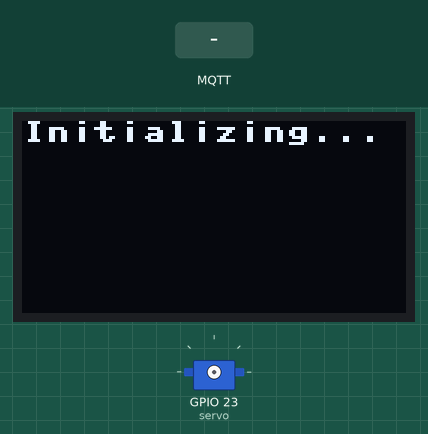
The program below on a simulated ESP32 board running MicroPython. On the bench: 128×64 one-colour display, servo. The test bench sets the inputs (shaded band). WiFi joins after 1.5 s; no MQTT or app messages arrive unless stated; servo angles are drawn from the pulse width (0.5 ms = 0°, 2.5 ms = 180°); the clock reads 2024-03-15 10:24:30 at power-on unless the program sets it; library files of the repository ran but are not shown: ssd1306.py; what the program prints to the serial console is not drawn.

Above: at 1.6 s.
At 4.9 s:
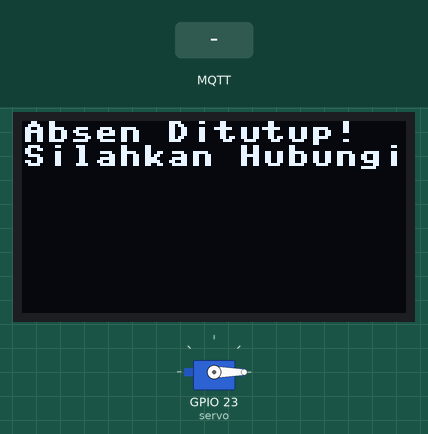
5.0 s: MQTT message "OPEN" arrives on the first subscribed topic
At 5.5 s:
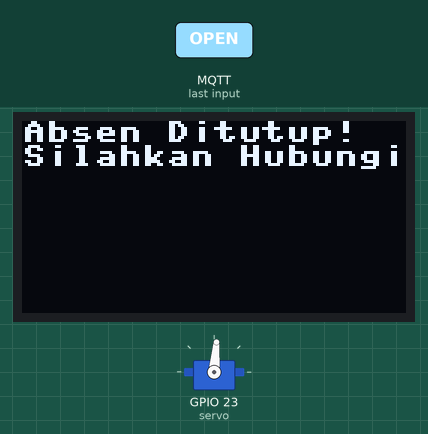
6.5 s: MQTT message "CLOSE" arrives on the first subscribed topic
At 8.0 s:
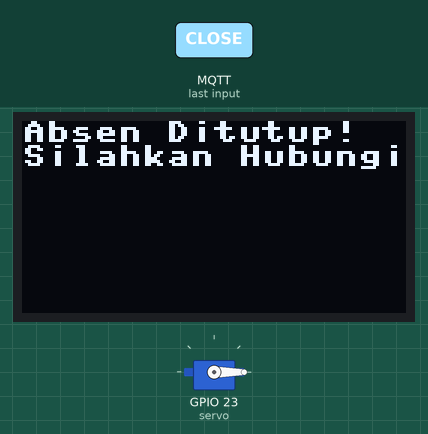
Timing chart, 0 to 9.5 s (numbered marks = the images above; inputs shaded):
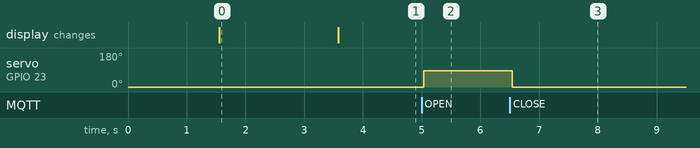

The program:

esp32.py
```python
from machine import Pin, PWM, I2C
from ssd1306 import SSD1306_I2C
import utime
import network
import umqtt.simple

# Konfigurasi WiFi
WIFI_SSID = "ssid"  # Ganti dengan SSID WiFi Anda
WIFI_PASSWORD = "password"  # Ganti dengan kata sandi WiFi Anda

# Konfigurasi MQTT
MQTT_BROKER = "broker.emqx.io"
MQTT_PORT = 1883
MQTT_CLIENT_ID = "esp32_door"
MQTT_TOPIC_DOOR = "lintas_alam/door"
MQTT_TOPIC_OLED = "lintas_alam/oled"

# Konfigurasi Servo
SERVO_PIN = 23
servo = PWM(Pin(SERVO_PIN), freq=50)  # Frekuensi 50Hz

# Konfigurasi OLED
I2C_SDA = 21
I2C_SCL = 22
i2c = I2C(1, scl=Pin(I2C_SCL), sda=Pin(I2C_SDA))
OLED_WIDTH = 128
OLED_HEIGHT = 64
oled = SSD1306_I2C(OLED_WIDTH, OLED_HEIGHT, i2c)

# Konfigurasi sudut servo
# - CLOSE_ANGLE: Sudut saat pintu tertutup (default: 0°)
# - OPEN_ANGLE: Sudut saat pintu terbuka (default: 90°, ke kiri relatif terhadap 0°)
# Jika arah terbalik, tukar nilai (misalnya, CLOSE_ANGLE = 90, OPEN_ANGLE = 0)
CLOSE_ANGLE = 0
OPEN_ANGLE = 90

# Fungsi untuk mengatur sudut servo
def set_servo_angle(angle):
    angle = max(0, min(180, angle))  # Batasi sudut antara 0° dan 180°
    pulse_width = 500 + (1900 * angle // 180)  # 500us (0°) hingga 2400us (180°)
    duty = int(pulse_width * 1023 // 20000)  # Skala ke duty cycle
    servo.duty(duty)
    print("Servo set to:", angle, "degrees")

# Fungsi untuk menampilkan teks di OLED
def display_text(text):
    oled.fill(0)
    lines = text.split('\n')
    y = 0
    for line in lines:
        if y < OLED_HEIGHT - 8:
            oled.text(line[:16], 0, y)  # Maks 16 karakter per baris
            y += 8
    oled.show()
    print("OLED displaying:", text)

# Fungsi untuk menghubungkan WiFi
def connect_wifi():
    wlan = network.WLAN(network.STA_IF)
    wlan.active(True)
    if not wlan.isconnected():
        print("Connecting to WiFi...")
        wlan.connect(WIFI_SSID, WIFI_PASSWORD)
        timeout = 10
        start = utime.time()
        while not wlan.isconnected():
            if utime.time() - start > timeout:
                print("WiFi connection timeout")
                return False
            utime.sleep_ms(500)
    print("WiFi connected:", wlan.ifconfig())
    return True

# Callback MQTT saat pesan diterima
def on_message(topic, msg):
    topic_str = topic.decode()
    message = msg.decode()
    print(f"Received on {topic_str}: {message}")
    if topic_str == MQTT_TOPIC_DOOR:
        if message == "OPEN":
            set_servo_angle(OPEN_ANGLE)  # Pintu terbuka (ke kiri)
        elif message == "CLOSE":
            set_servo_angle(CLOSE_ANGLE)  # Pintu tertutup
    elif topic_str == MQTT_TOPIC_OLED:
        display_text(message)

# Inisialisasi MQTT
def init_mqtt():
    try:
        client = umqtt.simple.MQTTClient(MQTT_CLIENT_ID, MQTT_BROKER, port=MQTT_PORT)
        client.set_callback(on_message)
        client.connect()
        client.subscribe(MQTT_TOPIC_DOOR)
        client.subscribe(MQTT_TOPIC_OLED)
        print("Connected to MQTT broker")
        return client
    except Exception as e:
        print("MQTT connection failed:", e)
        return None

# Main program
def main():
    # Hubungkan WiFi
    if not connect_wifi():
        display_text("WiFi Failed")
        while True:
            utime.sleep(1)

    # Inisialisasi OLED
    display_text("Initializing...")
    utime.sleep_ms(2000)

    # Inisialisasi Servo
    set_servo_angle(CLOSE_ANGLE)  # Pintu tertutup saat start
    display_text("Absen Ditutup!\nSilahkan Hubungi Dosen!")

    # Inisialisasi MQTT
    client = init_mqtt()
    if client is None:
        display_text("MQTT Failed")
        while True:
            utime.sleep(1)

    # Loop utama
    while True:
        try:
            client.check_msg()  # Periksa pesan MQTT
            utime.sleep_ms(100)
        except Exception as e:
            print("MQTT error:", e)
            client.disconnect()
            client = init_mqtt()
            if client is None:
                display_text("MQTT Failed")
                utime.sleep(5)
                display_text("Absen Ditutup!\nSilahkan Hubungi Dosen!")

if __name__ == "__main__":
    main()
```

Measured:
- after the input at 5.0 s, servo on GPIO 23 (servo): 0° → 85° at once
- after the input at 6.5 s, servo on GPIO 23 (servo): 85° → 0° at once
- what the display in image 0 shows lasts 2.0 s, from 1.6 s to 3.6 s
